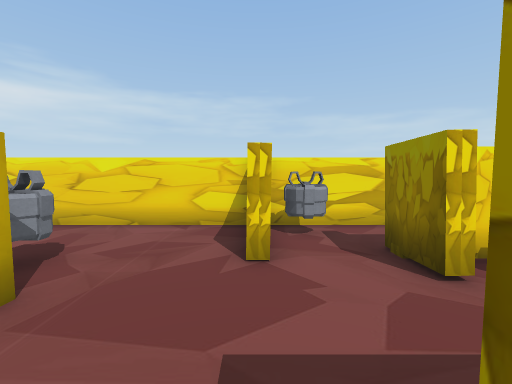
[1] (above)

16 first-person views from a walk through a Unity game level. The camera is 1.5 m above the floor, tilts 4° down and sees 90° across. The floor is counted in squares, 1 m on a side. Each view is taken from the middle of a square. On the plan, view 1 faces up. The plan holds only what a view shows up to about 13 squares ahead; the rest is blank. The player character is not drawn.

[2]
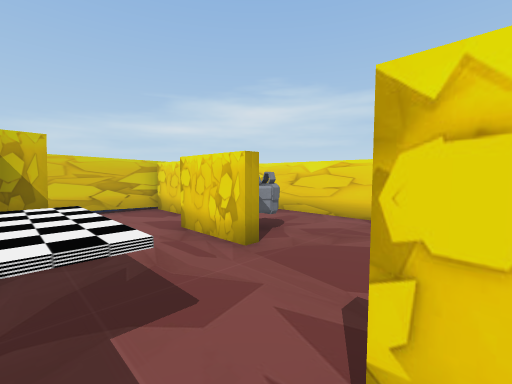

[3]
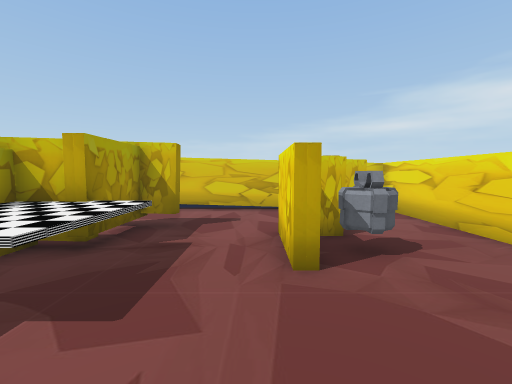

[4]
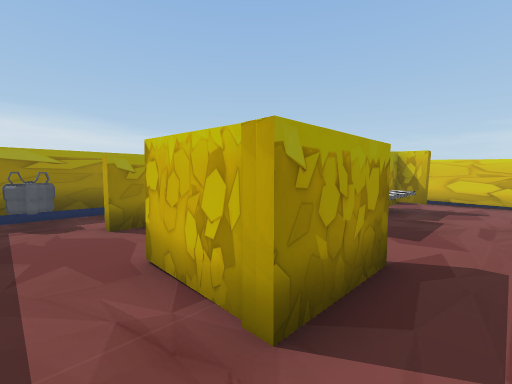

[5]
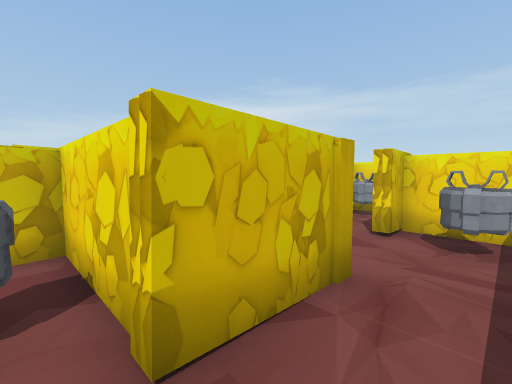

[6]
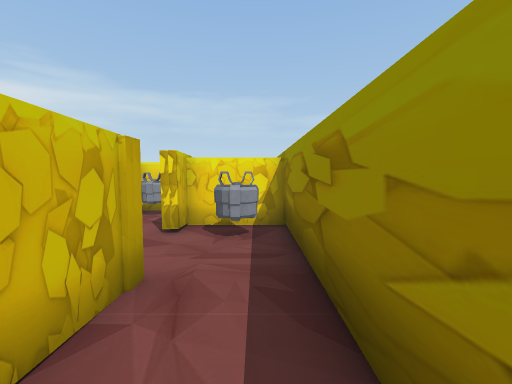

[7]
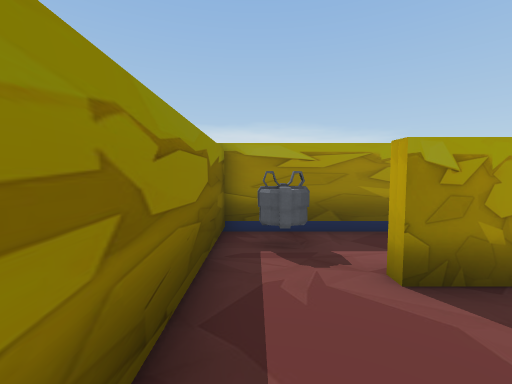

[8]
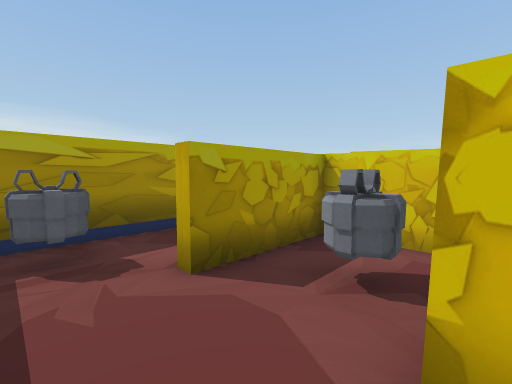

[9]
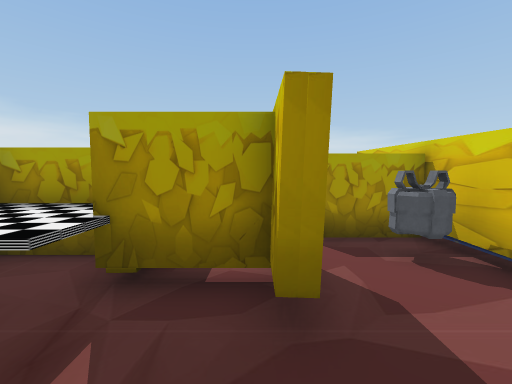

[10]
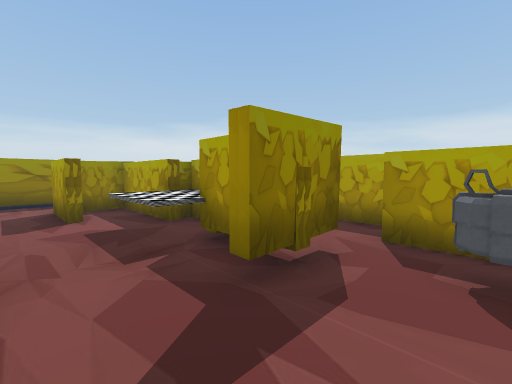

[11]
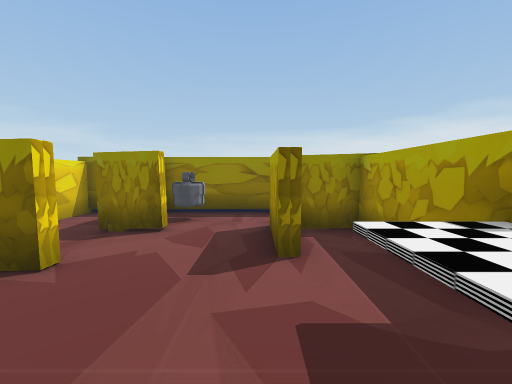

[12]
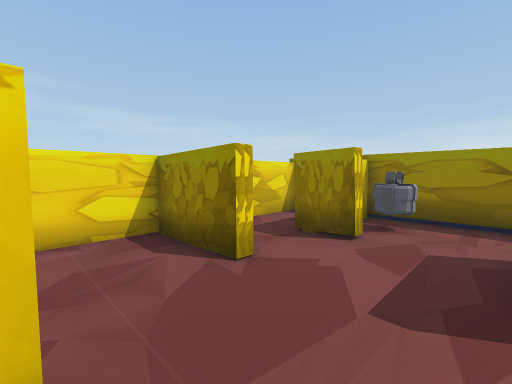

[13]
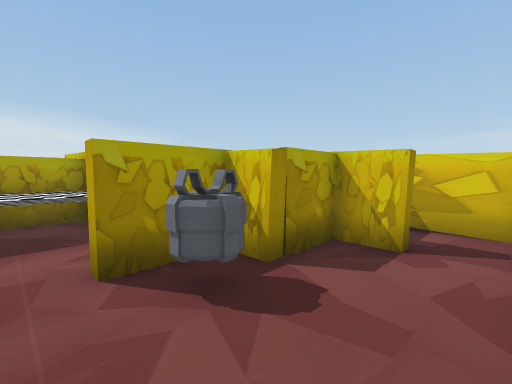

[14]
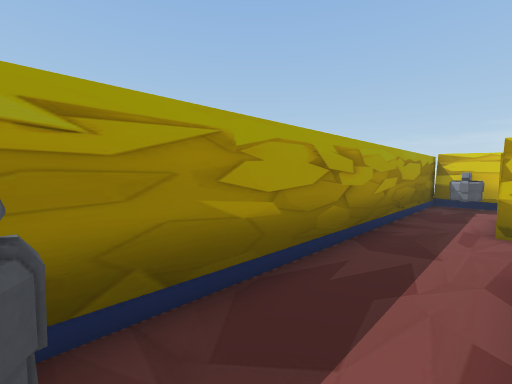

[15]
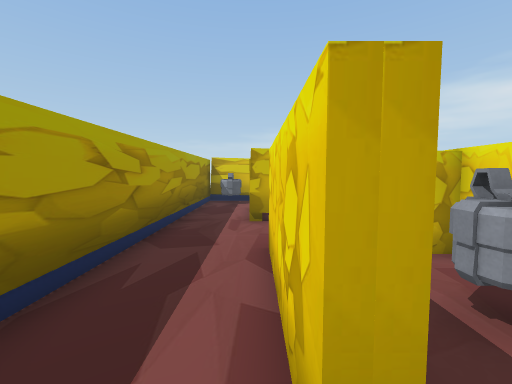

[16]
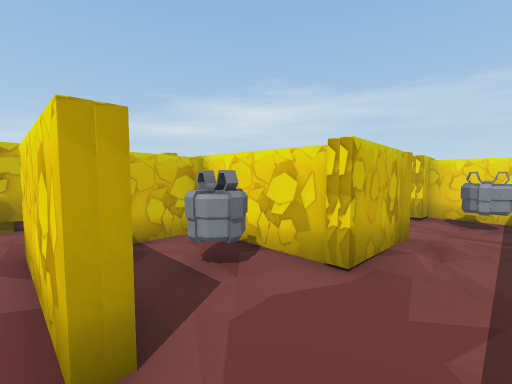

### Floor plan
Key: @ floor where view 1 was taken; # wall or solid block; . floor; ^ raised ledge; O other object.
Columns run from 10 left of view 1 to 6 right of it. Each row starts with its distance up from view 1.
  8 #################
  7 #.........#OO...#
  6 #.........#O... #
  5 #.#...O...#..####
  4 ######O......##O#
  3 #....###......OO#
  2 #...............#
  1 #...............#
  0 #.....^^^.@###..#
 -1 #..###^^^^...#..#
 -2 #O.#  #^^#####..#
 -3 #O.#  #### OO...#
 -4 ####     # OO...#
 -5          #####..#
 -6       #..#####..#
 -7        .......OO#
 -8        ...... OO#
 -9       ###########

Where each view was taken, in squares from view 1:
view 1: 0 up, 0 right, facing up
view 2: 1 down, 1 right, facing up-left
view 3: 2 up, 1 right, facing left
view 4: 2 up, 5 right, facing down-left
view 5: 3 down, 5 right, facing up-left
view 6: 3 down, 5 right, facing up
view 7: 2 down, 5 right, facing down
view 8: 2 down, 5 right, facing down-left
view 9: 2 up, 6 left, facing down
view 10: 2 up, 9 left, facing down-right
view 11: 1 up, 4 left, facing right
view 12: 1 up, 3 left, facing up-right
view 13: 7 up, 2 left, facing down-left
view 14: 6 down, 4 right, facing down-left
view 15: 6 down, 4 right, facing left
view 16: 6 down, 5 right, facing up-left
